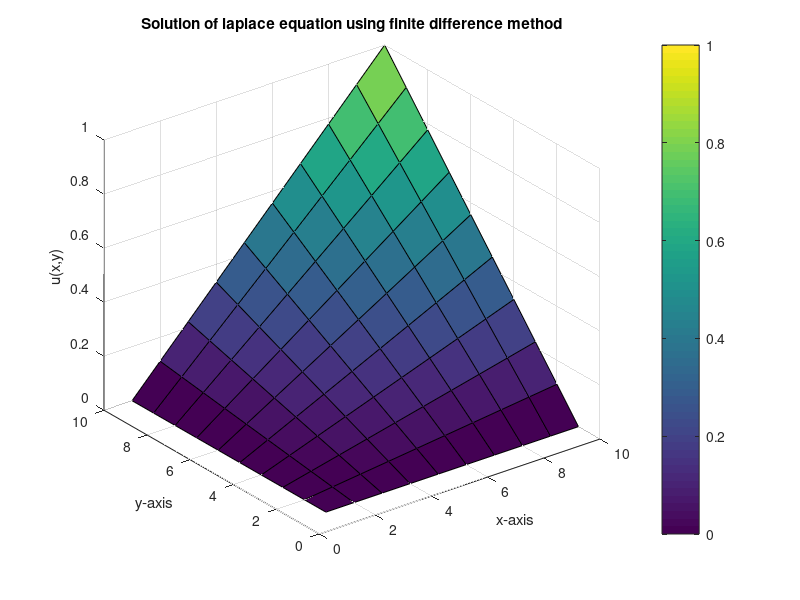
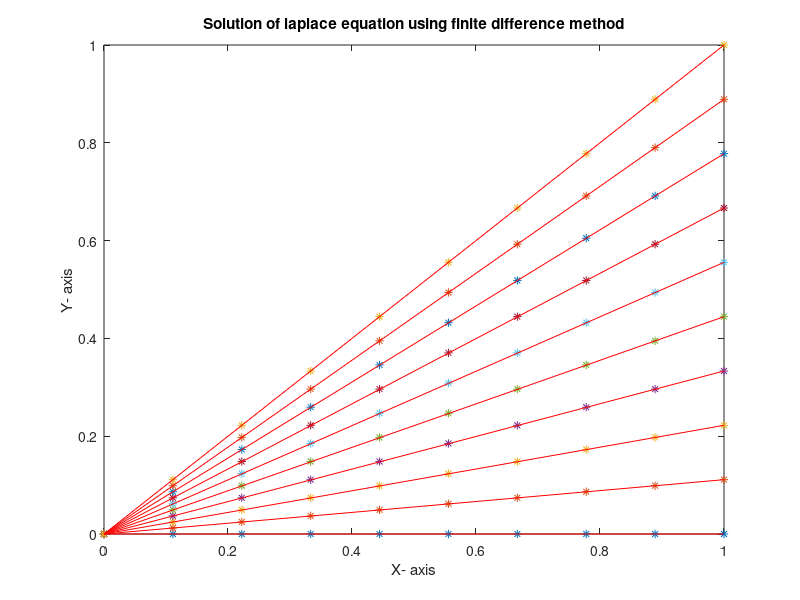

The MATLAB script that drew these images, in order:
    % Approximate the solution of the Laplace equation
    %
    % d^2u/dx^2 + d^2u/dy^2 = 0,   0 < x < 1,  0 < y < 1
    %
    % subject to the conditions
    % u(x,0) = 0     and   u(x,1) = x,   0 <= x <= 1
    % u(0,y) = 0     and   u(1,y) = y,   0 <= y <= 1
    %
    % using the finite difference algorithm, and compare the result to the
    % actual solution
    % u(x,y) = x*y

    function laplace2
    clc
    clf
    clear all
    a=0;
    b=1;
    c=0;
    d=1;
    n=10;
    m=10;
    u=zeros(n,m);
    x=linspace(a,b,n);
    y=linspace(c,d,m);
    for i=1:m
        u(i,1)=0;
        u(i,n)=x(i);
    end
    for j=2:n
        u(1,j)=0;
        u(m,j)=y(j);
    end
    for i=1:m
        for j=1:n
            t(i,j)=0.0001;
        end
    end
    for k=1:1000
        temp1=u';
        for i=2:n-1
            for j=2:m-1
                u(i,j)=(u(i+1,j)+u(i-1,j)+u(i,j+1)+u(i,j-1))/4;
            end
        end
        temp2=u';
        if (abs(temp1-temp2)) <t
            u'
            k
            break;
        end
    end
    figure(1)
    surfc(u);
    colorbar
    grid on
    xlabel('x-axis');
    ylabel('y-axis');
    zlabel('u(x,y)');
    title('Solution of laplace equation using finite difference method')
    figure(2)
    for i=1:n
        for j=1:m
            z(i,j)=f(x(i),y(j));
        end
    end
    figure(2)
    plot(x,z,'*')
    hold on
    plot(x,u,'-r')
    xlabel('X- axis')
    ylabel('Y- axis')
    title('Solution of laplace equation using finite difference method')
    function z1=f(x,y)
    z1=x*y;
